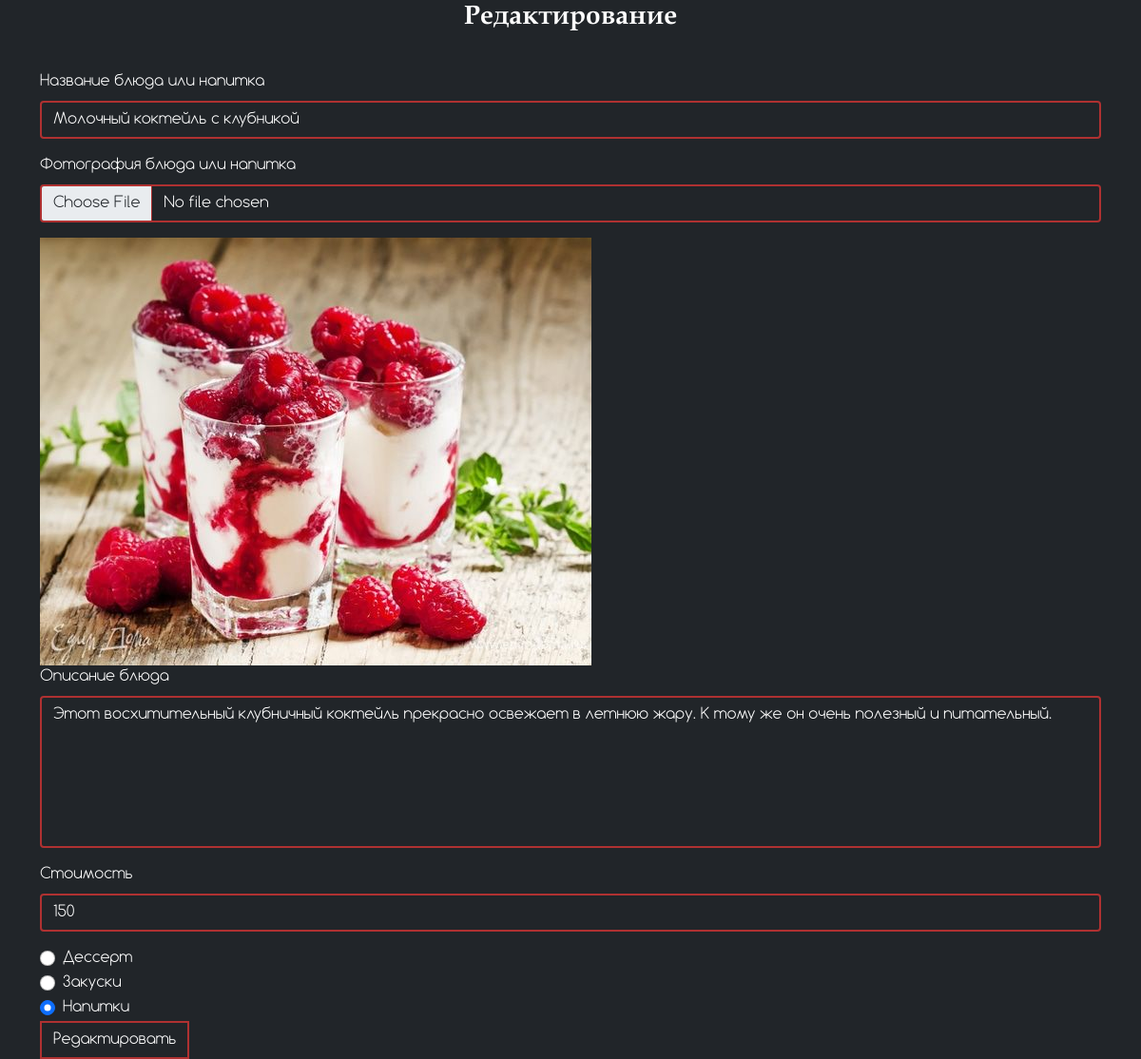
/functions/edit_menu.php?id=4, run on the app's committed database.
### tables this page shows
CREATE TABLE `menu` (
  `id` int NOT NULL,
  `name` varchar(50) DEFAULT NULL,
  `img` varchar(500) DEFAULT NULL,
  `discription` varchar(500) DEFAULT NULL,
  `price` int DEFAULT NULL,
  `type` varchar(100) DEFAULT NULL
);

### functions/edit_menu.php (the view, shortened to what this page needs)
<?php
    require './connect.php';
    $id = $_GET['id'];
    $sql = $connect->query("SELECT * FROM `menu` WHERE `id` = '$id'");
    while($row = $sql->fetch(PDO::FETCH_ASSOC)){
        $name = $row['name'];
        $img = '../'.$row['img'];
        $discription = $row['discription'];
        $price = $row['price'];
        $type = $row['type'];
    }
?>
<!DOCTYPE html>
<html lang="ru">
<head>
    <link href="https://cdn.jsdelivr.net/npm/bootstrap@5.0.2/dist/css/bootstrap.min.css" rel="stylesheet">
    <link rel="stylesheet" href="../css/style.css">
    <link rel="stylesheet" href="../css/profile.css">
</head>
<body class="bg-dark">
<div class="container">
<div id="form_menu">
          <h3>Редактирование</h3>
            <form action="/functions/edit_menu_done.php" method="post" enctype="multipart/form-data">
            <div class="mb-3">
                <label for="formGroupExampleInput" class="form-label">Название блюда или напитка</label>
                <input type="text" class="form-control" name="name" id="formGroupExampleInput" pattern="^[А-Яа-яЁё\s]+$" value="<?=$name?>">
            </div>
            <div class="mb-3">
                <label for="formGroupExampleInput2" class="form-label">Фотография блюда или напитка</label>
                <input type="file" class="form-control" name="img" id="formGroupExampleInput2" accept=".png, .jpg, .jpeg">
            </div>
            <img src="<?=$img?>" alt="">
            <div class="mb-3">
                <label for="formGroupExampleInput2" class="form-label">Описание блюда</label>
                <textarea type="text" class="form-control" name="discription" rows="6" id="formGroupExampleInput2"><?=$discription?></textarea>
            </div>
            <div class="mb-3">
                <label for="formGroupExampleInput" class="form-label">Стоимость</label>
                <input type="text" class="form-control" name="price" id="formGroupExampleInput" value="<?=$price?>">
            </div>
            <div class="form-check">
                <input class="form-check-input" type="radio" <?
                    if($type == 'dessert'){
                        echo 'checked';
                    }
                ?> value="dessert" name="type" id="flexCheckDefault">
                <label class="form-check-label" for="flexCheckDefault">
                    Дессерт
                </label>
            </div>
            <div class="form-check">
                <input class="form-check-input" type="radio" <?
                    if($type == 'snacks'){
                        echo 'checked';
                    }
                ?> value="snacks" name="type" id="flexCheckChecked">
                <label class="form-check-label" for="flexCheckChecked">
                    Закуски
                </label>
            </div>
            <div class="form-check">
                <input class="form-check-input" type="radio" <?
                    if($type == 'drinks'){
                        echo 'checked';
                    }
                ?> value="drinks" name="type" id="flexCheckChecked">
                <label class="form-check-label" for="flexCheckChecked">
                    Напитки
                </label>
            </div>
            <button type="submit" class="btn">Редактировать</button>
            </form>
          </div>
      </div>
    </body>
</html>

### css/style.css (style rules this page uses)
* { list-style-type: none; margin: 0; padding: 0; font-family: 'Comfortaa'; }
.btn { background-color: transparent; border: #AF3131 2px solid; border-radius: 0; color: white; }
.form-control { background-color: transparent; color: white; border: #AF3131 2px solid; }
textarea { resize: none; }
form { color: white; }

### css/profile.css (style rules this page uses)
* { list-style-type: none; padding: 0; margin: 0; }
h3 { color: white; font-size: 28px; margin-bottom: 5vh; text-align: center; font-family: 'Book Antiqua Bold'; }

### data on the page
menu: name "Молочный коктейль с клубникой", img (picture), discription "Этот восхитительный клубничный коктейль прекрасно освежает в летнюю жару. К тому же он очень полезный и питательный.", price "150", type "☐ Дессерт", type "☐ Закуски", type "☑"
